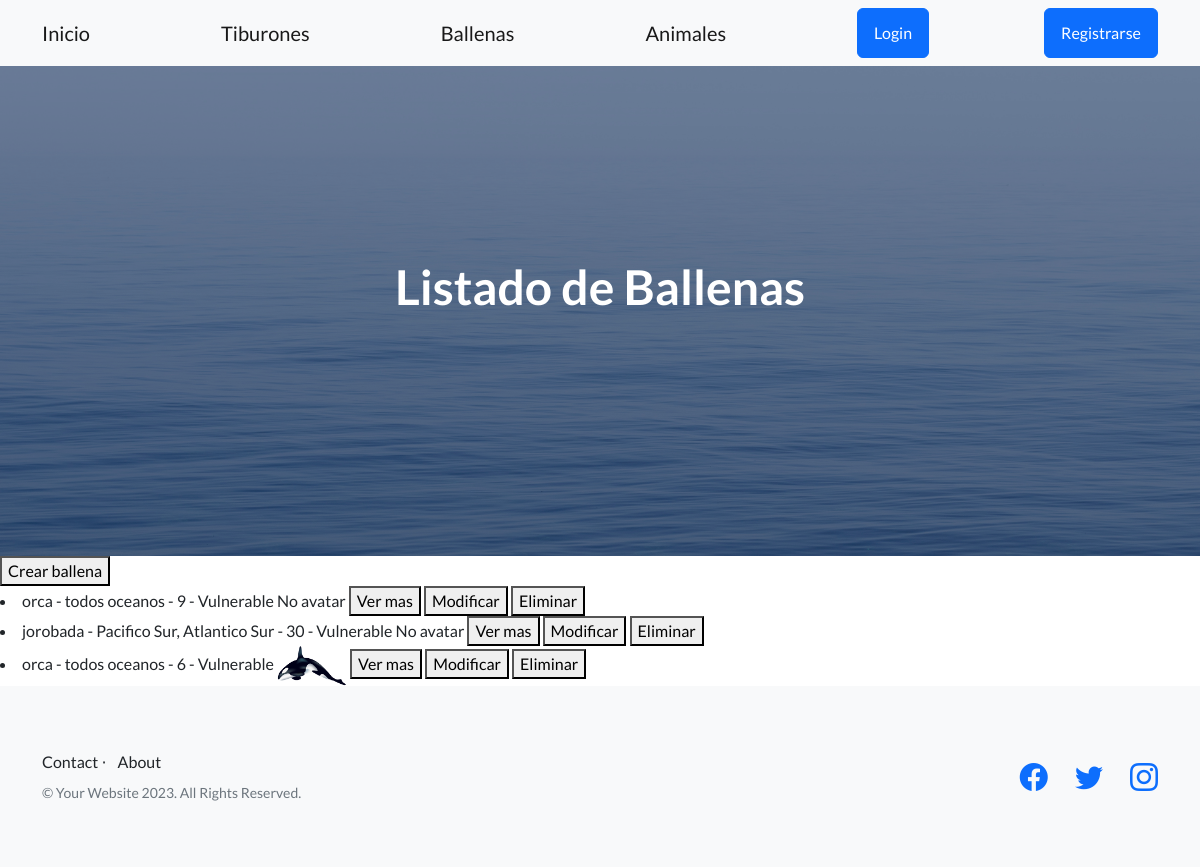
Screenshot of /ballenas/ with the database file from the repository.
### inicio/models.py (models this page shows, shortened)
class Ballena(models.Model):
    tipo = models.CharField(max_length=30)
    habitat = models.CharField(max_length=30)
    tomaño = models.IntegerField()
    status = models.CharField(max_length=10)
    descripcion = models.TextField(null=True)
    avatar = models.ImageField(upload_to='inicio/static/assets', null=True, blank=True) # agregue el campo avatar

### inicio/views.py (the view)
# urls.py: path('ballenas/', views.ListarBallenas.as_view() , name='listar_ballenas'),
class ListarBallenas(ListView):
    model = Ballena
    template_name = "inicio/CBV/listar_ballenas_CBV.html"
    context_object_name = 'ballenas'

### inicio/templates/inicio/CBV/listar_ballenas_CBV.html (shortened to what this page needs)
{% extends 'base.html' %}
{% block h1_header %}
Listado de Ballenas
{% endblock h1_header %}
{% block contenido %}
<button>
    <a class="navbar-brand" href= {% url 'crear_ballena' %}>Crear ballena </a>
</button>
{% if ballenas %}
{% for ballena in ballenas  %}
<li>
    {{ ballena.tipo }} - {{ ballena.habitat }} - {{ ballena.tomaño}} - {{ ballena.status }}
    {% if ballena.avatar %}
    <img src="{{ ballena.avatar.url }}" alt="{{ ballena.tipo }}" height="40px">
    {% else %}
    No avatar
    {% endif %}
    <button>
        <a class="navbar-brand" href="{% url 'mostrar_ballena' ballena.id %}">Ver mas</a>
    </button>
    <button>
        <a class="navbar-brand" href="{% url 'modificar_ballena' ballena.id %}">Modificar</a>
    </button>
    <button>
        <a class="navbar-brand" href="{% url 'eliminar_ballena' ballena.id %}">Eliminar</a>
    </button>
</li>
{% endfor %}
{% endif %}
{% endblock contenido %}

### rows the page displays
Ballena: tipo "orca", habitat "todos oceanos", tomaño "9", status "Vulnerable", shows "No avatar"
Ballena: tipo "jorobada", habitat "Pacifico Sur, Atlantico Sur", tomaño "30", status "Vulnerable", avatar "No avatar"
Ballena: tipo "orca", habitat "todos oceanos", tomaño "6", status "Vulnerable", avatar (picture)
